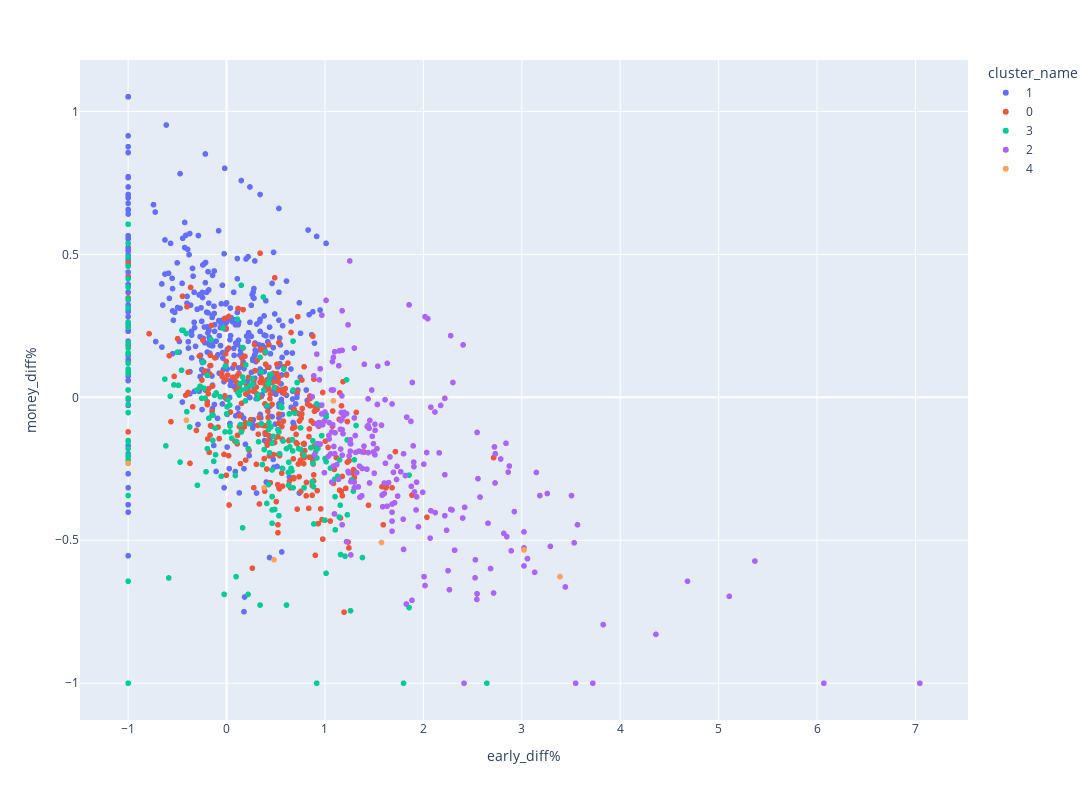

Source (notebook cell):
### Code cell
clusters1["cluster_name"] = clusters1["cluster_name"].astype(str) #don't want gradient colours :D 
early_money = px.scatter(clusters1, x="early_diff%", y="money_diff%", color="cluster_name",width=1200, height=800)
early_money.show()

### Figure 1 — Plotly figure (JSON) as saved in the notebook; plotly's stock layout.template omitted (floating-point values rounded to 4 significant figures; data arrays with more than 128 entries replaced by an {"elided": "..."} marker saying what was removed)
{"data": [{"hovertemplate": "cluster_name=1<br>early_diff%=%{x}<br>money_diff%=%{y}<extra></extra>", "legendgroup": "1", "marker": {"color": "#636efa", "symbol": "circle"}, "mode": "markers", "name": "1", "showlegend": true, "type": "scattergl", "x": {"elided": "443 float values"}, "xaxis": "x", "y": {"elided": "443 float values"}, "yaxis": "y"}, {"hovertemplate": "cluster_name=0<br>early_diff%=%{x}<br>money_diff%=%{y}<extra></extra>", "legendgroup": "0", "marker": {"color": "#EF553B", "symbol": "circle"}, "mode": "markers", "name": "0", "showlegend": true, "type": "scattergl", "x": {"elided": "289 float values"}, "xaxis": "x", "y": {"elided": "289 float values"}, "yaxis": "y"}, {"hovertemplate": "cluster_name=3<br>early_diff%=%{x}<br>money_diff%=%{y}<extra></extra>", "legendgroup": "3", "marker": {"color": "#00cc96", "symbol": "circle"}, "mode": "markers", "name": "3", "showlegend": true, "type": "scattergl", "x": {"elided": "211 float values"}, "xaxis": "x", "y": {"elided": "211 float values"}, "yaxis": "y"}, {"hovertemplate": "cluster_name=2<br>early_diff%=%{x}<br>money_diff%=%{y}<extra></extra>", "legendgroup": "2", "marker": {"color": "#ab63fa", "symbol": "circle"}, "mode": "markers", "name": "2", "showlegend": true, "type": "scattergl", "x": {"elided": "221 float values"}, "xaxis": "x", "y": {"elided": "221 float values"}, "yaxis": "y"}, {"hovertemplate": "cluster_name=4<br>early_diff%=%{x}<br>money_diff%=%{y}<extra></extra>", "legendgroup": "4", "marker": {"color": "#FFA15A", "symbol": "circle"}, "mode": "markers", "name": "4", "showlegend": true, "type": "scattergl", "x": [-0.4085, 0.3814, 0.4819, 1.086, 1.574, -1, 3.388, 3.022], "xaxis": "x", "y": [-0.07992, -0.3162, -0.5681, -0.01233, -0.5077, -0.2308, -0.627, -0.5338], "yaxis": "y"}], "layout": {"height": 800, "legend": {"title": {"text": "cluster_name"}, "tracegroupgap": 0}, "margin": {"t": 60}, "width": 1200, "xaxis": {"anchor": "y", "domain": [0, 1], "title": {"text": "early_diff%"}}, "yaxis": {"anchor": "x", "domain": [0, 1], "title": {"text": "money_diff%"}}}}
